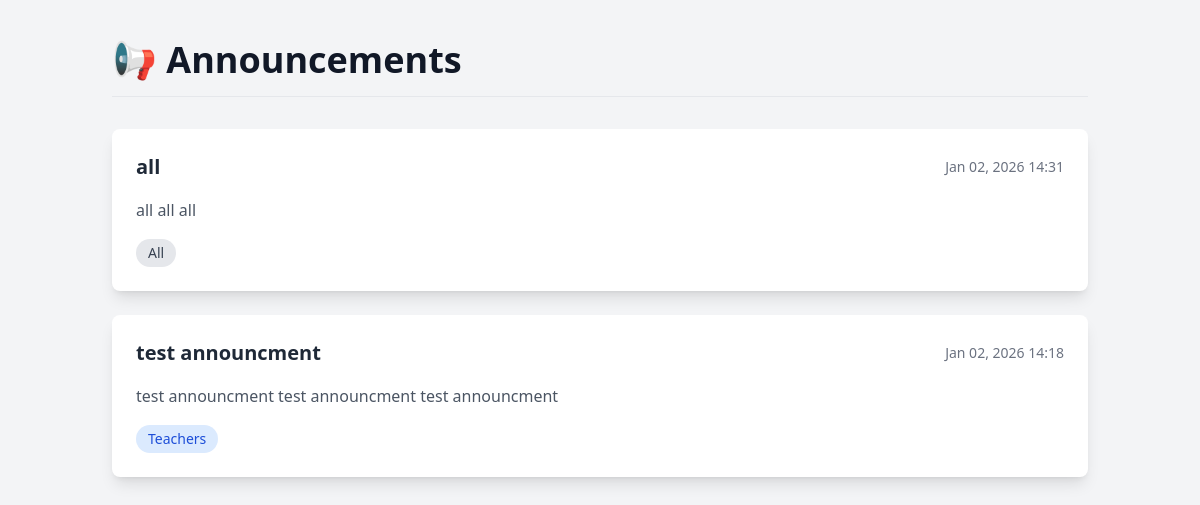
/announcements/ (signed in), run on the app's committed database.
### core/models.py (models this page shows, shortened)
class Announcement(models.Model):
    ANNOUNCEMENT_FOR_CHOICES = [
        ('All', 'All Users'),
        ('Students', 'Students Only'),
        ('Teachers', 'Teachers Only'),
        ]
    title = models.CharField(max_length=200)
    content = models.TextField()
    published_date = models.DateTimeField(auto_now_add=True)
    announcment_for = models.CharField(max_length=50, default='All',null=True, blank=True, choices=ANNOUNCEMENT_FOR_CHOICES)

### core/views.py (the view)
# urls.py: path('announcements/', views.announcement_list, name='announcement_list'),
def announcement_list(request):
    announcements = Announcement.objects.order_by('-published_date')
    return render(request, 'announcements.html', {'announcements': announcements})

### templates/announcements.html (shortened to what this page needs)
<!DOCTYPE html>
<html lang="en">
<head>
  <script src="https://cdn.tailwindcss.com"></script>
</head>
<body class="bg-gray-100 min-h-screen">
  <div class="container mx-auto px-6 py-10">
    <h1 class="text-4xl font-bold text-gray-900 mb-8 border-b pb-4">
      📢 Announcements
    </h1>
    {% if announcements %}
  <div class="space-y-6">
    {% for announcement in announcements %}
      {% if announcement.announcment_for == 'All' %}
        <div class="bg-white shadow-lg rounded-lg p-6 hover:shadow-xl transition-shadow duration-300">
          <div class="flex items-center justify-between mb-4">
            <h2 class="text-xl font-semibold text-gray-800">{{ announcement.title }}</h2>
            <span class="text-sm text-gray-500">
              {{ announcement.published_date|date:"M d, Y H:i" }}
            </span>
          </div>
          <p class="text-gray-600 leading-relaxed mb-4">
            {{ announcement.content }}
          </p>
          <span class="inline-block text-sm font-medium px-3 py-1 rounded-full bg-gray-200 text-gray-700">
            {{ announcement.announcment_for }}
          </span>
        </div>
      {% elif announcement.announcment_for == 'Teachers' and user.teacherprofile_profile %}
        <div class="bg-white shadow-lg rounded-lg p-6 hover:shadow-xl transition-shadow duration-300">
          <div class="flex items-center justify-between mb-4">
            <h2 class="text-xl font-semibold text-gray-800">{{ announcement.title }}</h2>
            <span class="text-sm text-gray-500">
              {{ announcement.published_date|date:"M d, Y H:i" }}
            </span>
          </div>
          <p class="text-gray-600 leading-relaxed mb-4">
            {{ announcement.content }}
          </p>
          <span class="inline-block text-sm font-medium px-3 py-1 rounded-full bg-blue-100 text-blue-700">
            {{ announcement.announcment_for }}
          </span>
        </div>
      {% endif %}
    {% endfor %}
  </div>
{% else %}
  <p class="text-gray-600 text-center mt-10">No announcements available.</p>
{% endif %}
  </div>
</body>
</html>

### data on the page
Announcement: title "all", published_date "Jan 02, 2026 14:31", content "all all all", announcment_for "All"
Announcement: title "test announcment", published_date "Jan 02, 2026 14:18", content "test announcment test announcment test announcment", announcment_for "Teachers"
